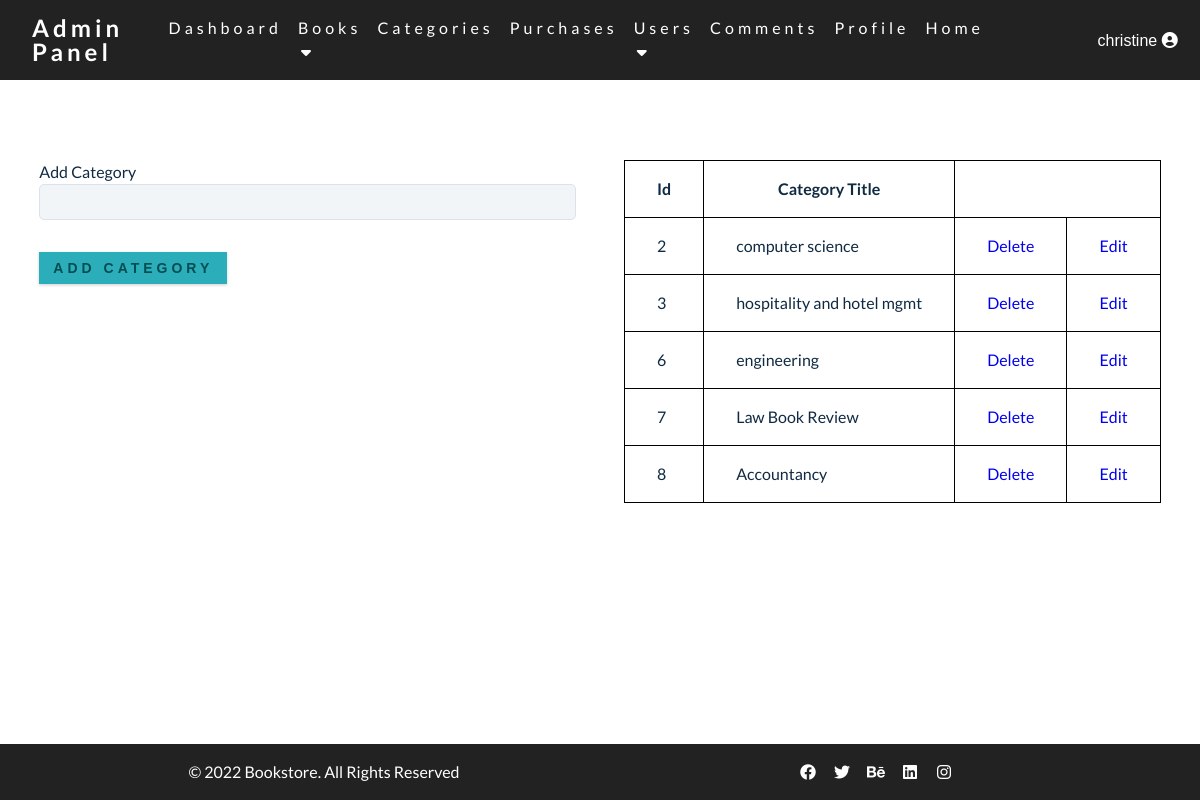
Screenshot of /admin/categories.php (signed in) with the database file from the repository.
### tables this page shows
CREATE TABLE `categories` (
  `category_id` int(3) NOT NULL,
  `category` varchar(255) NOT NULL
);

### admin/functions.php (the view, shortened to what this page needs)
<?php
function fetch_all_categories(){
  global $connection;
  $stmt = "SELECT * FROM categories";
  $fetch_categories = mysqli_query($connection, $stmt);
  while($row = mysqli_fetch_assoc($fetch_categories)) {
    $cat_id = $row['category_id'];
    $cat_title = $row['category'];
    echo "<tr>";
    echo "<td>{$cat_id}</td>";
    echo "<td>{$cat_title}</td>";
    echo "<td><a href='categories.php?delete={$cat_id}'>Delete</a></td>";
    echo "<td><a href='categories.php?edit={$cat_id}'>Edit</a></td>";
    echo "</tr>";
  }
}
?>

### admin/css/main.css (style rules this page uses)
:root { --clr-primary-1: hsl(184, 91%, 17%); --clr-primary-2: hsl(185, 84%, 25%); --clr-primary-3: hsl(185, 81%, 29%); --clr-primary-4: hsl(184, 77%, 34%); --clr-primary-5: hsl(185, 62%, 45%); --clr-primary-6: hsl(185, 57%, 50%); --clr-primary-7: hsl(184, 65%, 59%); --clr-primary-8: hsl(184, 80%, 74%); --clr-primary-9: hsl(185, 94%, 87%); --clr-primary-10: hsl(186, 100%, 94%); --clr-grey-1: hsl(209, 61%, 16%); --clr-grey-2: hsl(211, 39%, 23%); --clr-grey-3: hsl(209, 34%, 30%); --clr-grey-4: hsl(209, 28%, 39%); --clr-grey-5: hsl(210, 22%, 49%); --clr-grey-6: hsl(209, 23%, 60%); --clr-grey-7: hsl(211, 27%, 70%); --clr-grey-8: hsl(210, 31%, 80%); --clr-grey-9: hsl(212, 33%, 89%); --clr-grey-10: hsl(210, 36%, 96%); --clr-white: #fff; --ff-primary: 'Lato', sans-serif; --transition: all 0.3s linear; --spacing: 0.25rem; --radius: 0.5rem; --light-shadow: 0 5px 15px rgba(0, 0, 0, 0.1); --dark-shadow: 0 5px 15px rgba(0, 0, 0, 0.2); }
body { font-family: var(--ff-primary); background: var(--clr-white); color: var(--clr-grey-1); line-height: 1.5; font-size: 0.875rem; }
a { text-decoration: none; }
@media screen and (min-width: 800px) { body { font-size: 1rem; } }
th, td { padding: 0.1rem 0.5rem; border: 1px solid black; }

### admin/categories.php (style rules this page uses)
th,td { padding: 1rem 2rem; }

### rows the page displays
categories: category_id "2", category "computer science"
categories: category_id "3", category "hospitality and hotel mgmt"
categories: category_id "6", category "engineering"
categories: category_id "7", category "Law Book Review"
categories: category_id "8", category "Accountancy"

### other values shown
$_SESSION['username'] "christine"
